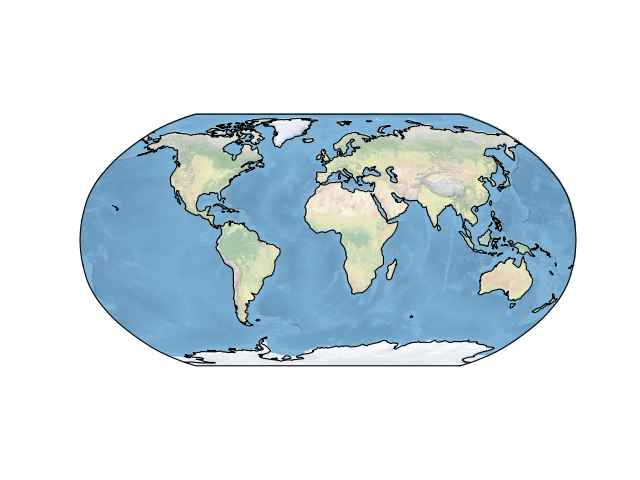

This figure's Python source:
import os

import matplotlib.pyplot as plt
from cartopy import config
import cartopy.crs as ccrs
from matplotlib.image import imread

ax = plt.axes(projection=ccrs.Robinson())

ax.set_global()
# get the path to an image (in this case, a stock image which ships with cartopy)
fname = os.path.join(config["repo_data_dir"],
                     'raster', 'natural_earth', '50-natural-earth-1-downsampled.png')
img = imread(fname)
ax.imshow(img, origin='upper', transform=ccrs.PlateCarree(), extent=[-180, 180, -90, 90])

ax.coastlines()

plt.show()
